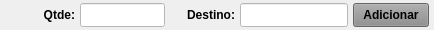
              <widget class="QWidget" name="widget_36" native="true">
               <property name="minimumSize">
                <size>
                 <width>0</width>
                 <height>30</height>
                </size>
               </property>
               <property name="maximumSize">
                <size>
                 <width>16777215</width>
                 <height>30</height>
                </size>
               </property>
               <property name="styleSheet">
                <string notr="true"/>
               </property>
               <layout class="QHBoxLayout" name="horizontalLayout_12">
                <property name="spacing">
                 <number>5</number>
                </property>
                <property name="leftMargin">
                 <number>5</number>
                </property>
                <property name="topMargin">
                 <number>3</number>
                </property>
                <property name="rightMargin">
                 <number>5</number>
                </property>
                <property name="bottomMargin">
                 <number>3</number>
                </property>
                <item>
                 <widget class="QLabel" name="label_37">
                  <property name="minimumSize">
                   <size>
                    <width>70</width>
                    <height>0</height>
                   </size>
                  </property>
                  <property name="maximumSize">
                   <size>
                    <width>70</width>
                    <height>16777215</height>
                   </size>
                  </property>
                  <property name="font">
                   <font>
                    <pointsize>9</pointsize>
                    <weight>75</weight>
                    <bold>true</bold>
                   </font>
                  </property>
                  <property name="text">
                   <string>Qtde:</string>
                  </property>
                  <property name="alignment">
                   <set>Qt::AlignRight|Qt::AlignTrailing|Qt::AlignVCenter</set>
                  </property>
                 </widget>
                </item>
                <item>
                 <widget class="QLineEdit" name="line_Qtde_Manu">
                  <property name="sizePolicy">
                   <sizepolicy hsizetype="Preferred" vsizetype="Preferred">
                    <horstretch>0</horstretch>
                    <verstretch>0</verstretch>
                   </sizepolicy>
                  </property>
                  <property name="minimumSize">
                   <size>
                    <width>85</width>
                    <height>0</height>
                   </size>
                  </property>
                  <property name="maximumSize">
                   <size>
                    <width>85</width>
                    <height>16777215</height>
                   </size>
                  </property>
                  <property name="font">
                   <font>
                    <pointsize>9</pointsize>
                   </font>
                  </property>
                  <property name="cursor">
                   <cursorShape>IBeamCursor</cursorShape>
                  </property>
                  <property name="styleSheet">
                   <string notr="true">background-color: rgb(255, 255, 255);</string>
                  </property>
                  <property name="inputMask">
                   <string/>
                  </property>
                  <property name="text">
                   <string/>
                  </property>
                  <property name="frame">
                   <bool>true</bool>
                  </property>
                  <property name="echoMode">
                   <enum>QLineEdit::Normal</enum>
                  </property>
                  <property name="alignment">
                   <set>Qt::AlignLeading|Qt::AlignLeft|Qt::AlignVCenter</set>
                  </property>
                 </widget>
                </item>
                <item>
                 <widget class="QLabel" name="label_42">
                  <property name="minimumSize">
                   <size>
                    <width>65</width>
                    <height>0</height>
                   </size>
                  </property>
                  <property name="maximumSize">
                   <size>
                    <width>65</width>
                    <height>16777215</height>
                   </size>
                  </property>
                  <property name="font">
                   <font>
                    <pointsize>9</pointsize>
                    <weight>75</weight>
                    <bold>true</bold>
                   </font>
                  </property>
                  <property name="text">
                   <string>Destino:</string>
                  </property>
                  <property name="alignment">
                   <set>Qt::AlignRight|Qt::AlignTrailing|Qt::AlignVCenter</set>
                  </property>
                 </widget>
                </item>
                <item>
                 <widget class="QLineEdit" name="line_Destino_Manu">
                  <property name="sizePolicy">
                   <sizepolicy hsizetype="Preferred" vsizetype="Preferred">
                    <horstretch>0</horstretch>
                    <verstretch>0</verstretch>
                   </sizepolicy>
                  </property>
                  <property name="minimumSize">
                   <size>
                    <width>0</width>
                    <height>0</height>
                   </size>
                  </property>
                  <property name="maximumSize">
                   <size>
                    <width>16777215</width>
                    <height>16777215</height>
                   </size>
                  </property>
                  <property name="font">
                   <font>
                    <pointsize>9</pointsize>
                   </font>
                  </property>
                  <property name="styleSheet">
                   <string notr="true">background-color: rgb(255, 255, 255);</string>
                  </property>
                  <property name="alignment">
                   <set>Qt::AlignLeading|Qt::AlignLeft|Qt::AlignVCenter</set>
                  </property>
                 </widget>
                </item>
                <item>
                 <widget class="QPushButton" name="btn_Consome_Manu">
                  <property name="sizePolicy">
                   <sizepolicy hsizetype="Preferred" vsizetype="Preferred">
                    <horstretch>0</horstretch>
                    <verstretch>0</verstretch>
                   </sizepolicy>
                  </property>
                  <property name="minimumSize">
                   <size>
                    <width>76</width>
                    <height>0</height>
                   </size>
                  </property>
                  <property name="maximumSize">
                   <size>
                    <width>76</width>
                    <height>16777215</height>
                   </size>
                  </property>
                  <property name="font">
                   <font>
                    <pointsize>9</pointsize>
                    <weight>75</weight>
                    <bold>true</bold>
                   </font>
                  </property>
                  <property name="cursor">
                   <cursorShape>PointingHandCursor</cursorShape>
                  </property>
                  <property name="layoutDirection">
                   <enum>Qt::LeftToRight</enum>
                  </property>
                  <property name="autoFillBackground">
                   <bool>false</bool>
                  </property>
                  <property name="styleSheet">
                   <string notr="true">background-color: rgb(141, 141, 141);</string>
                  </property>
                  <property name="text">
                   <string>Adicionar</string>
                  </property>
                  <property name="checkable">
                   <bool>false</bool>
                  </property>
                  <property name="autoDefault">
                   <bool>false</bool>
                  </property>
                  <property name="default">
                   <bool>false</bool>
                  </property>
                  <property name="flat">
                   <bool>false</bool>
                  </property>
                 </widget>
                </item>
               </layout>
              </widget>
